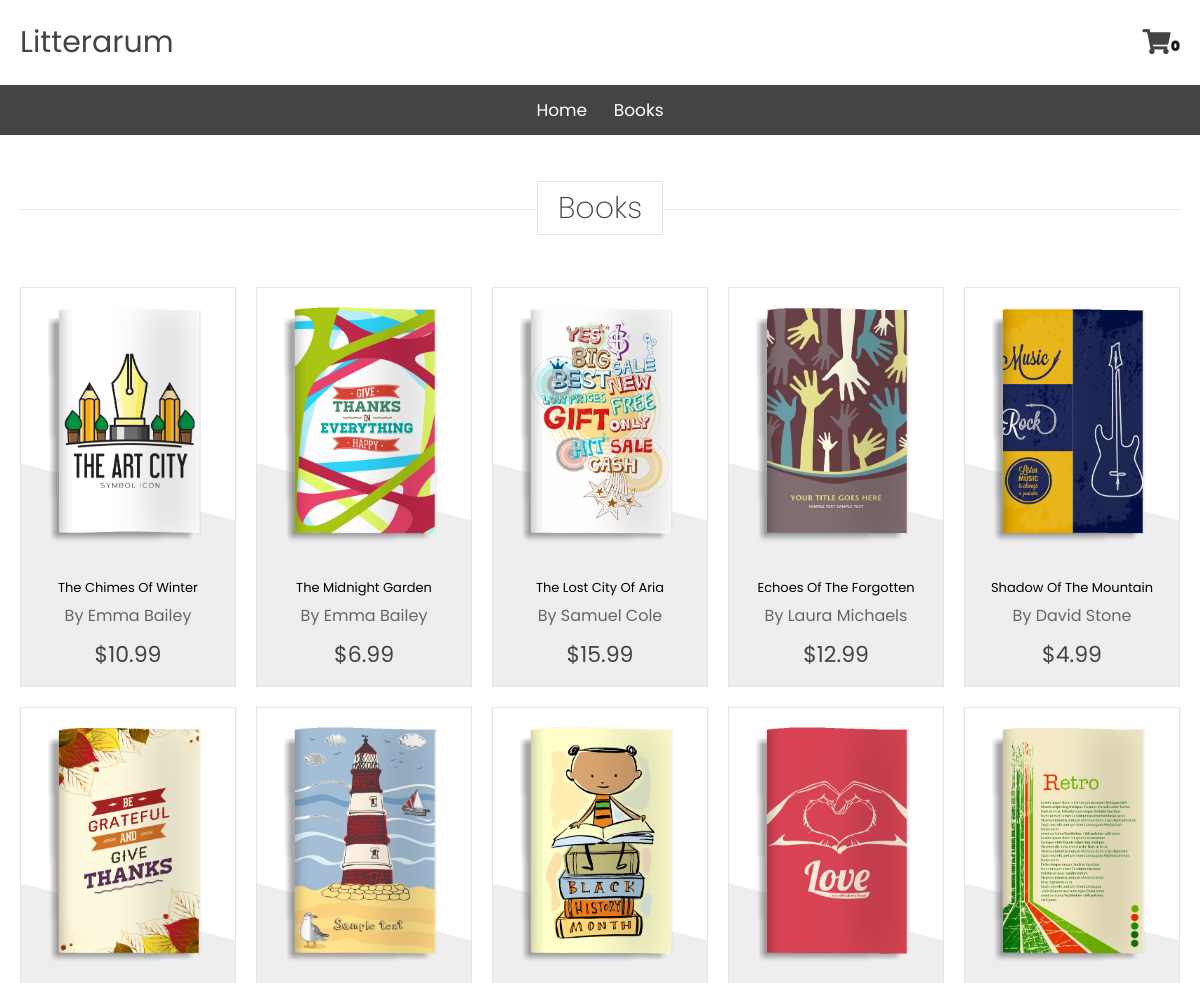
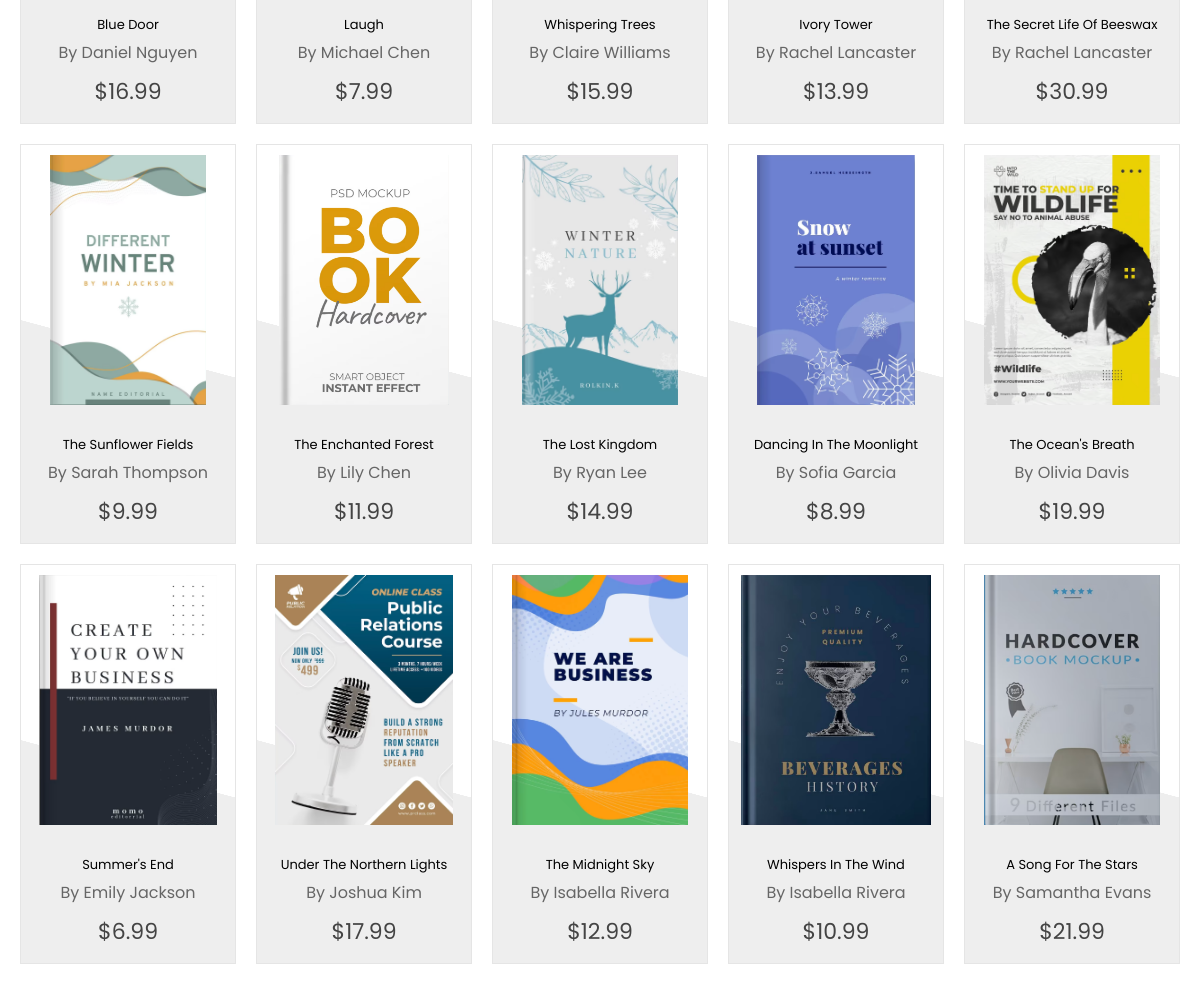
/store/, run on the app's committed database (2 pictures, top to bottom).
### litterarum/models.py (models this page shows, shortened)
class Product(models.Model):
	name = models.CharField(max_length=200)
	author = models.CharField(max_length=200, default='book author')
	price = models.DecimalField(max_digits=7, decimal_places=2)
	digital = models.BooleanField(default=False,null=True, blank=True)
	image = models.ImageField(null=True, blank=True)
	@property
	def imageURL(self):
		try:
			url = self.image.url
		except:
			url = ''
		return url

### litterarum/views.py (the view)
# urls.py: path('store/', views.store, name="store"),
def store(request):
     data = cartData(request)
     cartItems = data['cartItems']
     products = Product.objects.all()
     context = {'products':products, 'cartItems':cartItems}
     return render(request, 'litterarum/store.html', context)

### litterarum/utils.py (called while the page is built, shortened)
def cookieCart(request):
    try:
        cart = json.loads(request.COOKIES['cart'])
    except:
        cart = {}
        print('Cart:',cart)
    items = []
    order = {'get_cart_total': 0, 'get_cart_items':0, 'shipping': False}
    cartItems =order['get_cart_items']
    return{'cartItems':cartItems ,'order':order, 'items':items}

def cartData(request):
    if request.user.is_authenticated:
        customer = request.user.customer
        order, created = Order.objects.get_or_create(customer = customer, complete = False)
        items = order.orderitem_set.all()
        cartItems = order.get_cart_items
    else:
        cookieData = cookieCart(request)
        cartItems = cookieData['cartItems']
        order = cookieData['order']
        items = cookieData['items']
    return{'cartItems':cartItems ,'order':order, 'items':items}

### litterarum/templates/litterarum/store.html (shortened to what this page needs)
{% extends 'litterarum/main.html' %}
{% load static %}
{% block content %}
<section class="padding"> <a> </a>  </section>
     <section class="books" id="books">
          <h1 class="heading"> <span> Books </span> </h1>
<br>
     <div class="grid-container">
          {% for product in products %}
         <div class="grid-item">
             <div class="image">
                 <img src="{{product.imageURL}}" alt="">
             </div>
             <div class="content">
                 <p>{{product.name}}</p>
                 <div class="author">by {{product.author}}</div>
                 <div class="price">${{product.price|floatformat:2}} </div>
             </div>
         </div>
         {% endfor %}
     </div>
</section>
{% endblock content %}

### litterarum/templates/litterarum/main.html (shortened to what this page needs)
<!DOCTYPE html>
{% load static %}
<html lang="en">
<head>
    <link rel="stylesheet" href="https://unpkg.com/swiper@7/swiper-bundle.min.css" />
    <link rel="stylesheet" href="https://cdnjs.cloudflare.com/ajax/libs/font-awesome/5.15.4/css/all.min.css">
    <link rel="stylesheet" type="text/css" href="{% static 'css/main.css' %}">
</head>
<body>
<header class="header">
    <section class="header-1">
        <a href="{% url 'home' %}" class="logo"> Litterarum </a>
        <div class="icons">
            <a href="{% url 'cart' %}" class="fas fa-shopping-cart" title="Cart"><p id="cart-total">{{cartItems}}</p></a>
        </div>
    </section>
    <div class="header-2">
        <nav class="navbar">
            <a href="{% url 'home' %}">home</a>
            <a href="{% url 'store' %}">books</a>
        </nav>
    </div>
</header>
         <div class="container">
                <br>
                {% block content %}
                 {% endblock content %}
         </div>
</body>
</html>

### static/css/main.css (style rules this page uses)
:root { --gold: #FFD700; --green:#27ae60; --dark-color:#219150; --black:#444; --light-color:#666; --border:.1rem solid rgba(0,0,0,.1); --border-hover:.1rem solid var(--black); --box-shadow:0 .5rem 1rem rgba(0,0,0,.1); }
* { font-family: 'Poppins', sans-serif; margin:0; padding:0; box-sizing: border-box; outline: none; border:none; text-decoration: none; text-transform: capitalize; transition:all .2s linear; transition:width none; }
html { font-size: 62.5%; overflow-x: hidden; scroll-padding-top: 5rem; scroll-behavior: smooth; }
p { font-size: 13px; }
section { padding: 2rem; max-width: 1200px; margin: 0 auto; }
.heading { text-align: center; margin-bottom: 2rem; position: relative; }
.heading::before { content: ''; position: absolute; top:50%; left:0; transform: translateY(-50%); width: 100%; height:.01rem; background: rgba(0,0,0,.1); z-index: -1; }
.heading span { font-size: 3rem; padding:.5rem 2rem; color:var(--black); background: #fff; border:var(--border); }
.padding { padding-top: 130px; }
.header { position: fixed; top: 0; width: 100%; background-color: #ffffff; z-index: 999; }
.header .header-1 { background:#fff; display: flex; align-items: center; justify-content: space-between; }
.header .header-1 .logo { font-size: 3.0rem; font-weight: thin; color:var(--black); }
.header .header-1 .icons div, .header .header-1 .icons a { font-size: 2.5rem; margin-left: 1.5rem; color:var(--black); cursor: pointer; }
.header .header-2 { background:var(--black); }
.header .header-2 .navbar { text-align: center; }
.header .header-2 .navbar a { color:#fff; display: inline-block; padding:1.2rem; font-size: 1.7rem; }
.books .heading { font-weight: 200; font-size: 0.5rem; text-align: center; }
.books .grid-container { display: grid; grid-gap: 2rem; margin-top: 2rem; grid-template-columns: repeat(auto-fit, minmax(200px, 1fr)); }
.books .grid-item { position: relative; overflow: hidden; border: var(--border); text-align: center; }
.books .grid-item .image { padding: 1rem; background: linear-gradient(15deg, #eee 30%, #fff 30.1%); }
.books .grid-item .image img { height: 25rem; }
.books .grid-item .content { background: #eee; padding: 1.5rem; }
.books .grid-item .content .author { font-size: 1.6rem; color: var(--light-color); margin-top: 0.5rem; }
.books .grid-item .content .price { font-size: 2.2rem; color: var(--black); padding-top: 1rem; }
#cart-total { display: inline; text-align: center; color:#1b1b1b; width: 20px; height: 25px; font-size: 14px; }

### data on the page
Product: imageURL (picture), name "The Chimes Of Winter", author "Emma Bailey", price "10.99"
Product: imageURL (picture), name "The Midnight Garden", author "Emma Bailey", price "6.99"
Product: imageURL (picture), name "The Lost City Of Aria", author "Samuel Cole", price "15.99"
Product: imageURL (picture), name "Echoes Of The Forgotten", author "Laura Michaels", price "12.99"
Product: imageURL (picture), name "Shadow Of The Mountain", author "David Stone", price "4.99"
Product: imageURL (picture), name "Blue Door", author "Daniel Nguyen", price "16.99"
Product: imageURL (picture), name "Laugh", author "Michael Chen", price "7.99"
Product: imageURL (picture), name "Whispering Trees", author "Claire Williams", price "15.99"
Product: imageURL (picture), name "Ivory Tower", author "Rachel Lancaster", price "13.99"
Product: imageURL (picture), name "The Secret Life Of Beeswax", author "Rachel Lancaster", price "30.99"
Product: imageURL (picture), name "The Sunflower Fields", author "Sarah Thompson", price "9.99"
Product: imageURL (picture), name "The Enchanted Forest", author "Lily Chen", price "11.99"
Product: imageURL (picture), name "The Lost Kingdom", author "Ryan Lee", price "14.99"
Product: imageURL (picture), name "Dancing In The Moonlight", author "Sofia Garcia", price "8.99"
Product: imageURL (picture), name "The Ocean's Breath", author "Olivia Davis", price "19.99"
Product: imageURL (picture), name "Summer's End", author "Emily Jackson", price "6.99"
Product: imageURL (picture), name "Under The Northern Lights", author "Joshua Kim", price "17.99"
Product: imageURL (picture), name "The Midnight Sky", author "Isabella Rivera", price "12.99"
Product: imageURL (picture), name "Whispers In The Wind", author "Isabella Rivera", price "10.99"
Product: imageURL (picture), name "A Song For The Stars", author "Samantha Evans", price "21.99"

### other printed values
{{ cartItems }} "0"
